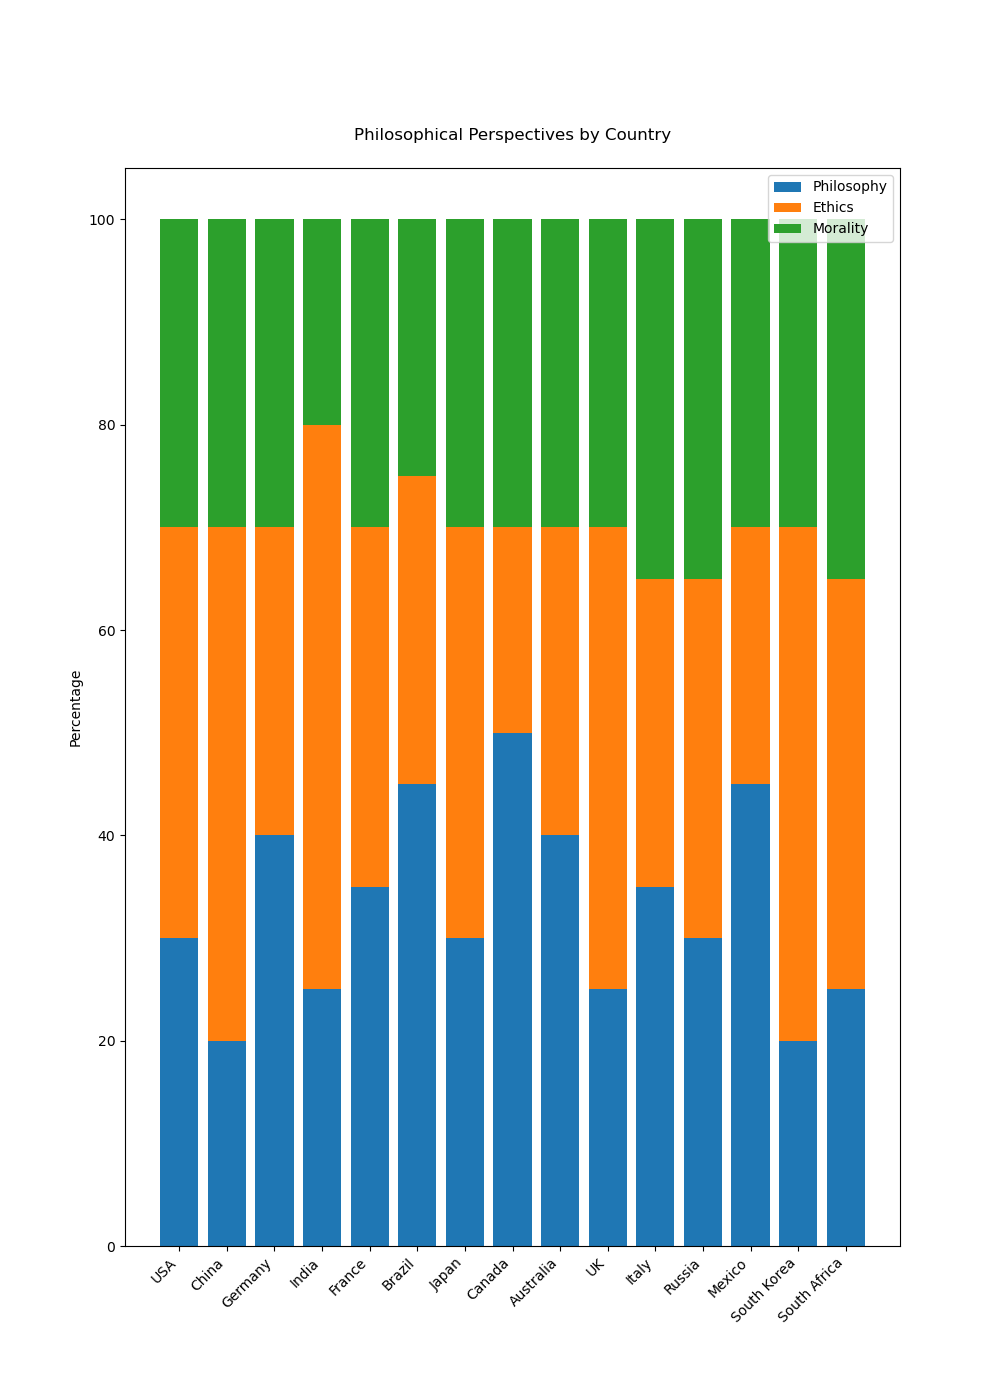

Here is the Python script that generated this plot:

import matplotlib.pyplot as plt
import numpy as np

data = np.array([
    [30, 40, 30],
    [20, 50, 30],
    [40, 30, 30],
    [25, 55, 20],
    [35, 35, 30],
    [45, 30, 25],
    [30, 40, 30],
    [50, 20, 30],
    [40, 30, 30],
    [25, 45, 30],
    [35, 30, 35],
    [30, 35, 35],
    [45, 25, 30],
    [20, 50, 30],
    [25, 40, 35]
])

countries = ['USA', 'China', 'Germany', 'India', 'France', 'Brazil', 'Japan', 'Canada', 'Australia', 'UK', 'Italy', 'Russia', 'Mexico', 'South Korea', 'South Africa']
categories = ['Philosophy', 'Ethics', 'Morality']
colors = ['#1f77b4', '#ff7f0e', '#2ca02c']

bar_width = 0.8
fig, ax = plt.subplots(figsize=(10, 14))

left = np.zeros(len(data))
for i, category in enumerate(categories):
    ax.bar(countries, data[:, i], bottom=left, label=category, color=colors[i], width=bar_width)
    left += data[:, i]

ax.set_ylabel('Percentage')
ax.set_title('Philosophical Perspectives by Country', pad=20)
ax.legend(loc='upper right')
ax.set_xticklabels(countries, rotation=45, ha='right')
plt.show()
